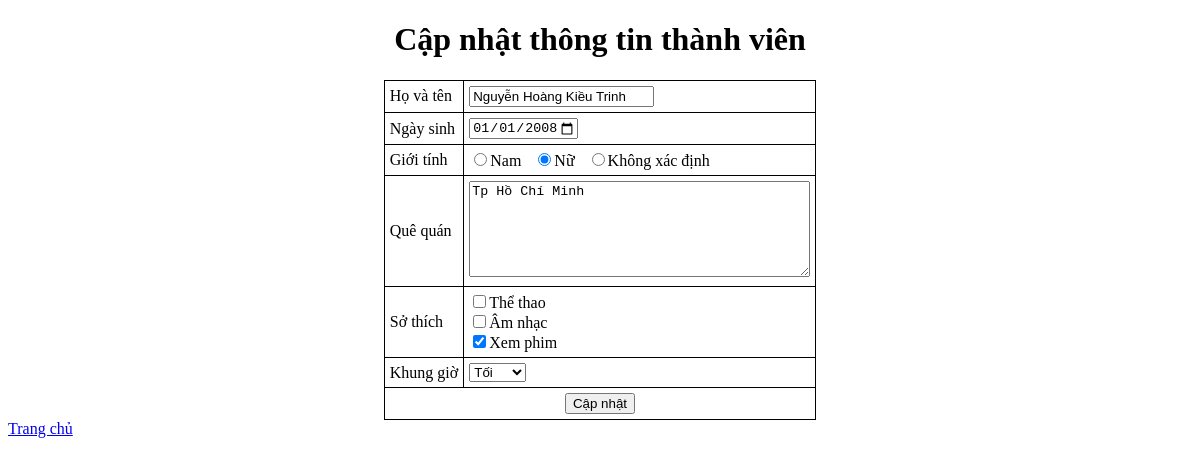
The page /?action=edit&id=4 on the database its author committed.
### tables this page shows
CREATE TABLE `members` (
  `member_id` int(5) NOT NULL,
  `member_name` varchar(500) DEFAULT NULL,
  `member_dob` varchar(15) DEFAULT NULL,
  `member_sex` int(1) NOT NULL DEFAULT 0,
  `member_nativeLand` varchar(500) DEFAULT NULL,
  `member_hobby` varchar(3) DEFAULT NULL,
  `member_time` int(1) NOT NULL DEFAULT 0
);

### lecongminh_Connect.php (called while the page is built, shortened)
<?php
class Connect
{
    private $host = 'localhost';
    private $user = 'root';
    private $pass = '';
    private $database = 'lecongminh';
    public function connectDB()
    {
        $connect = mysqli_connect($this->host, $this->user, $this->pass, $this->database);
        mysqli_set_charset($connect, 'utf8');
        return $connect;
    }
    public function excuteQuery($sql)
    {
        $connect = $this->connectDB();
        $result = mysqli_query($connect, $sql);
        return $result;
    }
}

### lecongminh_edit.php (the view, shortened to what this page needs)
<?php
$id = $_GET['id'];
$sql = "select * from `lecongminh`.`members` where member_id = " . $id;
$result = (new Connect())->excuteQuery($sql);
$member = mysqli_fetch_array($result);
?>
<div class="container">
    <h1>Cập nhật thông tin thành viên</h1>
    <form action="?action=update" method="post">
        <table class="noborder">
            <tr>
                <td>Họ và tên</td>
                <td><input type="text" name="member_name" required value="<?php echo $member["member_name"]; ?>"></td>
            </tr>
            <tr>
                <td>Ngày sinh</td>
                <td><input type="date" max="<?php echo date("Y-m-d"); ?>" name="member_dob" required value="<?php echo date('Y-m-d', strtotime($member["member_dob"])); ?>"></td>
            </tr>
            <tr>
                <td>Giới tính</td>
                <td>
                    <input type="radio" name="member_sex" id="member_sex" value="0" <?php if ($member["member_sex"] == 0) echo "checked"; ?>>Nam &nbsp;
                    <input type="radio" name="member_sex" id="member_sex" value="1" <?php if ($member["member_sex"] == 1) echo "checked"; ?>>Nữ &nbsp;
                    <input type="radio" name="member_sex" id="member_sex" value="2" <?php if ($member["member_sex"] == 2) echo "checked"; ?>>Không xác định &nbsp;
                </td>
            </tr>
            <tr>
                <td>Quê quán</td>
                <td><textarea rows="6" cols="40" type="text" name="member_nativeLand" required><?php echo $member["member_nativeLand"]; ?></textarea></td>
            </tr>
            <tr>
                <td>Sở thích</td>
                <td>
                    <input type="checkbox" name="member_hobby[]" id="member_hobby" value="0" <?php if (str_contains($member["member_hobby"], "0")) echo "checked"; ?>>Thể thao <br>
                    <input type="checkbox" name="member_hobby[]" id="member_hobby" value="1" <?php if (str_contains($member["member_hobby"], "1")) echo "checked"; ?>>Âm nhạc <br>
                    <input type="checkbox" name="member_hobby[]" id="member_hobby" value="2" <?php if (str_contains($member["member_hobby"], "2")) echo "checked"; ?>>Xem phim <br>
                </td>
            </tr>
            <tr>
                <td>Khung giờ</td>
                <td>
                    <select name="member_time" id="member_time" require>
                        <option value="2" <?php if ($member["member_time"] == 2) echo "selected"; ?>>Tối</option>
                    </select>
                </td>
            </tr>
            <tr>
                <td colspan="2" class="btn"><button type="submit">Cập nhật</button></td>
            </tr>
        </table>
    </form>
</div>
<a href="index.php">Trang chủ</a>

### lecongminh_main.css (style rules this page uses)
table,tr, td, th { border-collapse: collapse; border: 1px solid black; }
td.btn { text-align: center; }
.container { width: 100wh; margin-top: 20px; }
table { margin: 0 auto; }
h1 { text-align: center; }
td { padding: 5px; }

### rows shown on the page
members: member_name "Nguyễn Hoàng Kiều Trinh", member_dob "01/01/2008", member_sex "☑", member_nativeLand "Tp Hồ Chí Minh", member_hobby "☑", member_time "Tối"
